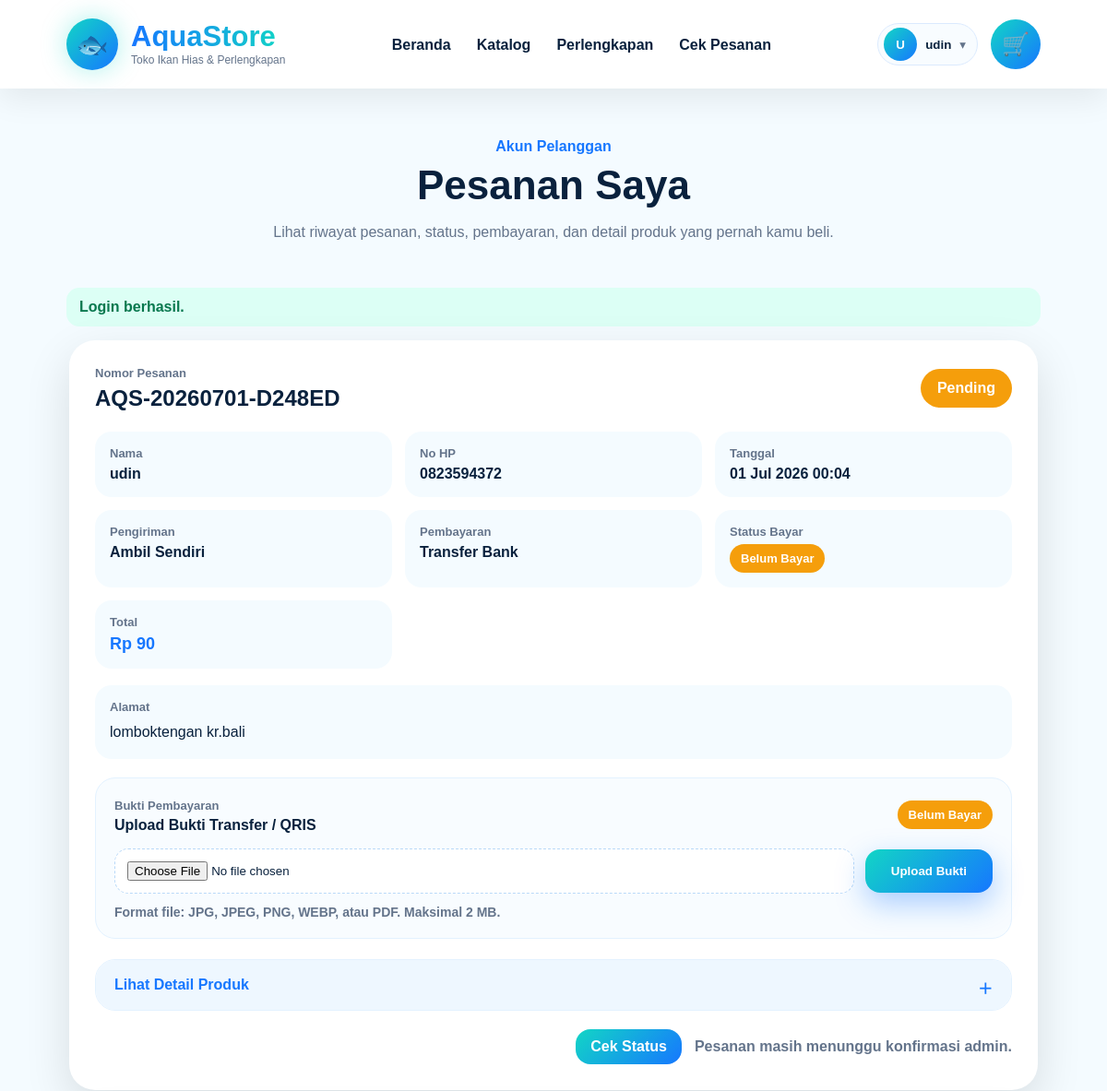
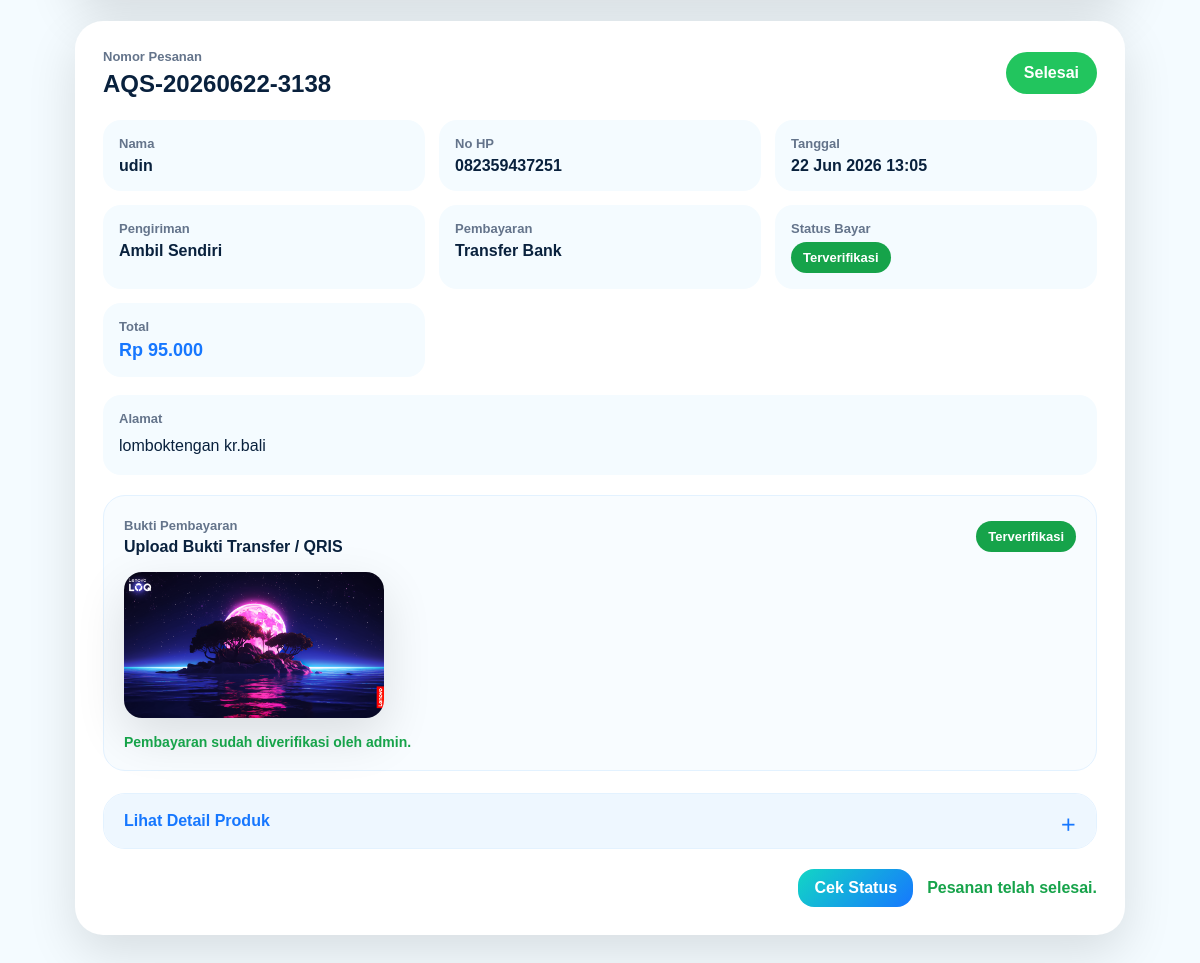
The app's page /pelanggan/pesanan-saya.php (signed in) with its own data (2 pictures, top to bottom).
### tables this page shows
CREATE TABLE `pesanan` (
  `id` int(11) NOT NULL,
  `pelanggan_id` int(11) DEFAULT NULL,
  `nomor_pesanan` varchar(50) NOT NULL,
  `nama_pelanggan` varchar(100) NOT NULL,
  `no_hp` varchar(30) NOT NULL,
  `alamat` text NOT NULL,
  `metode_pengiriman` varchar(50) NOT NULL,
  `metode_bayar` varchar(50) NOT NULL,
  `bukti_pembayaran` varchar(255) DEFAULT NULL,
  `status_pembayaran` enum('Belum Bayar','Menunggu Verifikasi','Terverifikasi','Ditolak') DEFAULT 'Belum Bayar',
  `catatan_pembayaran` text DEFAULT NULL,
  `total_harga` int(11) NOT NULL,
  `status` enum('Pending','Diproses','Dikirim','Selesai') DEFAULT 'Pending',
  `created_at` timestamp NOT NULL DEFAULT current_timestamp()
);

### pelanggan/pesanan-saya.php (the view, shortened to what this page needs)
<?php
require "../config/db.php";
$userId = $_SESSION['user']['id'];
$stmt = $pdo->prepare("
    SELECT *
    FROM pesanan
    WHERE pelanggan_id = ?
    ORDER BY id DESC
");
$stmt->execute([$userId]);
$pesanan = $stmt->fetchAll();
function status_class_customer($status)
{
    $status = strtolower($status);
    if ($status === 'pending')
        return 'status-pending';
    if ($status === 'selesai')
        return 'status-selesai';
    return 'status-pending';
}
function status_pembayaran_class($status)
{
    $status = strtolower($status ?? 'belum bayar');
    if ($status === 'belum bayar')
        return 'payment-unpaid';
    if ($status === 'terverifikasi')
        return 'payment-verified';
    return 'payment-unpaid';
}
function tanggal_pesanan($data)
{
    if (!empty($data['created_at'])) {
        return date('d M Y H:i', strtotime($data['created_at']));
    }
    return '-';
}
function is_image_file($file)
{
    $ext = strtolower(pathinfo($file, PATHINFO_EXTENSION));
    return in_array($ext, ['jpg', 'jpeg', 'png', 'webp'], true);
}
?>
<!DOCTYPE html>
<html lang="id">
<head>
    <link rel="stylesheet" href="../assets/css/style.css?v=330">
</head>
<body>
    <?php include "../components/navbar.php"; ?>
    <section class="my-order-section">
        <div class="section-title">
            <span>Akun Pelanggan</span>
            <h2>Pesanan Saya</h2>
            <p>Lihat riwayat pesanan, status, pembayaran, dan detail produk yang pernah kamu beli.</p>
        </div>
        <?php if (!$pesanan): ?>
            <div class="empty-box">
                <h2>Belum Ada Pesanan</h2>
                <p>Kamu belum memiliki riwayat pesanan.</p>
                <a href="katalog.php" class="hero-button">
                    Mulai Belanja
                </a>
            </div>
        <?php else: ?>
            <div class="my-order-container">
                <?php foreach ($pesanan as $p): ?>
                    <?php
                    $statusPembayaran = $p['status_pembayaran'] ?? 'Belum Bayar';
                    $buktiPembayaran = $p['bukti_pembayaran'] ?? '';
                    ?>
                    <div class="my-order-card">
                        <div class="my-order-top">
                            <div>
                                <span>Nomor Pesanan</span>
                                <h3><?= e($p['nomor_pesanan']) ?></h3>
                            </div>
                            <div class="status-badge <?= status_class_customer($p['status']) ?>">
                                <?= e($p['status']) ?>
                            </div>
                        </div>
                        <div class="my-order-info">
                            <div>
                                <span>Nama</span>
                                <b><?= e($p['nama_pelanggan']) ?></b>
                            </div>
                            <div>
                                <span>No HP</span>
                                <b><?= e($p['no_hp']) ?></b>
                            </div>
                            <div>
                                <span>Tanggal</span>
                                <b><?= tanggal_pesanan($p) ?></b>
                            </div>
                            <div>
                                <span>Pengiriman</span>
                                <b><?= e($p['metode_pengiriman']) ?></b>
                            </div>
                            <div>
                                <span>Pembayaran</span>
                                <b><?= e($p['metode_bayar']) ?></b>
                            </div>
                            <div>
                                <span>Status Bayar</span>
                                <b class="payment-status <?= status_pembayaran_class($statusPembayaran) ?>">
                                    <?= e($statusPembayaran) ?>
                                </b>
                            </div>
                            <div>
                                <span>Total</span>
                                <b class="order-price"><?= rupiah($p['total_harga']) ?></b>
                            </div>
                        </div>
                        <div class="my-order-address">
                            <span>Alamat</span>
                            <p><?= e($p['alamat']) ?></p>
                        </div>
                        <?php if ($p['metode_bayar'] !== 'COD'): ?>
                            <div class="payment-proof-box">
                                <div class="payment-proof-header">
                                    <div>
                                        <span>Bukti Pembayaran</span>
                                        <h4>Upload Bukti Transfer / QRIS</h4>
                                    </div>
                                    <b class="payment-status <?= status_pembayaran_class($statusPembayaran) ?>">
                                        <?= e($statusPembayaran) ?>
                                    </b>
                                </div>
                                <?php if (!empty($buktiPembayaran)): ?>
                                    <div class="proof-current">
                                        <?php if (is_image_file($buktiPembayaran)): ?>
                                            <img src="../uploads/bukti/<?= e($buktiPembayaran) ?>" alt="Bukti pembayaran" class="proof-img">
                                        <?php else: ?>
                                            <a href="../uploads/bukti/<?= e($buktiPembayaran) ?>" target="_blank" class="proof-file-link">
                                                Lihat File Bukti Pembayaran
                                            </a>
                                        <?php endif; ?>
                                    </div>
                                <?php endif; ?>
                                <?php if ($statusPembayaran !== 'Terverifikasi'): ?>
                                    <form action="../proses/upload-bukti.php" method="POST" enctype="multipart/form-data"
                                        class="proof-upload-form">
                                        <input type="file" name="bukti" accept="image/*,.pdf" required>
                                        <button class="hero-button" type="submit">
                                            <?= !empty($buktiPembayaran) ? 'Upload Ulang Bukti' : 'Upload Bukti' ?>
                                        </button>
                                    </form>
                                    <p class="proof-note">
                                        Format file: JPG, JPEG, PNG, WEBP, atau PDF. Maksimal 2 MB.
                                    </p>
                                <?php else: ?>
                                    <p class="proof-note success">
                                        Pembayaran sudah diverifikasi oleh admin.
                                    </p>
                                <?php endif; ?>
                            </div>
                        <?php endif; ?>
                        <details class="order-detail-box">
                            <summary>
                                Lihat Detail Produk
                            </summary>
                        </details>
                        <div class="my-order-actions">
                            <a href="cek-pesanan.php?nomor=<?= urlencode($p['nomor_pesanan']) ?>" class="mini-button">
                                Cek Status
                            </a>
                            <?php if ($p['status'] === 'Pending'): ?>
                                <span class="order-help-text">
                                    Pesanan masih menunggu konfirmasi admin.
                                </span>
                            <?php elseif ($p['status'] === 'Diproses'): ?>
                                <span class="order-help-text">
                                    Pesanan sedang diproses oleh admin.
                                </span>
                            <?php elseif ($p['status'] === 'Dikirim'): ?>
                                <span class="order-help-text">
                                    Pesanan sedang dalam pengiriman.
                                </span>
                            <?php elseif ($p['status'] === 'Selesai'): ?>
                                <span class="order-help-text success">
                                    Pesanan telah selesai.
                                </span>
                            <?php endif; ?>
                        </div>
                    </div>
                <?php endforeach; ?>
            </div>
        <?php endif; ?>
    </section>
</body>
</html>

### assets/css/style.css (style rules this page uses)
:root { --dark: #031426; --dark2: #062847; --blue: #1677ff; --cyan: #12d6c5; --white: #fff; --soft: #f4fbff; --text: #09213d; --muted: #64748b; --danger: #ff4d6d; --shadow: 0 18px 50px rgba(0, 0, 0, .12); --radius: 24px }
* { margin: 0; padding: 0; box-sizing: border-box }
body { font-family: 'Poppins', Arial, sans-serif; background: var(--soft); color: var(--text); overflow-x: hidden }
a { text-decoration: none; color: inherit }
img { max-width: 100%; display: block }
.hero-button, .login-button, .mini-button { border: none; cursor: pointer; font-weight: 800; border-radius: 16px; transition: .25s }
.hero-button, .login-button { display: inline-flex; justify-content: center; align-items: center; gap: 10px; padding: 16px 28px; color: white; background: linear-gradient(135deg, var(--cyan), var(--blue)); box-shadow: 0 12px 32px rgba(22, 119, 255, .35) }
.mini-button { display: inline-block; padding: 10px 16px; color: white; background: linear-gradient(135deg, var(--cyan), var(--blue)) }
.section-title { text-align: center; margin-bottom: 45px }
.section-title span { color: var(--blue); font-weight: 900 }
.section-title h2 { margin-top: 8px; font-size: 44px; color: var(--text) }
.status-badge { padding: 12px 18px; border-radius: 999px; color: white; font-weight: 900; }
.status-pending { background: #f59e0b; }
.status-selesai { background: #16a34a; }
.status-pending { background: #f59e0b !important; }
.status-selesai { background: #22c55e !important; }
.my-order-section { min-height: 100vh; padding: 150px 6% 80px; background: var(--soft); }
.my-order-section .section-title p { max-width: 720px; margin: 12px auto 0; color: var(--muted); line-height: 1.8; }
.my-order-container { max-width: 1050px; margin: auto; display: grid; gap: 22px; }
.my-order-card { padding: 28px; border-radius: 28px; background: white; box-shadow: var(--shadow); }
.my-order-top { display: flex; justify-content: space-between; gap: 16px; align-items: center; margin-bottom: 22px; }
.my-order-top span, .my-order-info span, .my-order-address span { display: block; color: var(--muted); font-size: 13px; font-weight: 800; margin-bottom: 6px; }
.my-order-top h3 { color: var(--text); font-size: 24px; }
.my-order-info { display: grid; grid-template-columns: repeat(3, 1fr); gap: 14px; margin-bottom: 18px; }
.my-order-info div, .my-order-address { padding: 16px; border-radius: 18px; background: #f4fbff; }
.my-order-info b { color: var(--text); }
.my-order-info .order-price { color: var(--blue); font-size: 18px; }
.my-order-address p { color: var(--text); line-height: 1.7; }
.my-order-actions { margin-top: 20px; display: flex; justify-content: flex-end; }
.order-detail-box { margin-top: 22px; border-radius: 22px; background: #f8fcff; overflow: hidden; border: 1px solid #e3f2ff; }
.order-detail-box summary { padding: 18px 20px; cursor: pointer; font-weight: 900; color: var(--blue); background: #eef7ff; list-style: none; }
.order-detail-box summary::after { content: "＋"; float: right; font-weight: 900; }
.my-order-actions { align-items: center; gap: 14px; flex-wrap: wrap; }
.order-help-text { color: var(--muted); font-weight: 700; }
.order-help-text.success { color: #16a34a; }
.payment-proof-box { margin-top: 20px; padding: 20px; border-radius: 22px; background: #f8fcff; border: 1px solid #e3f2ff; }
.payment-proof-header { display: flex; justify-content: space-between; align-items: center; gap: 16px; margin-bottom: 16px; }
.payment-proof-header span { color: var(--muted); font-size: 13px; font-weight: 800; }
.payment-proof-header h4 { color: var(--text); margin-top: 4px; }
.payment-status { display: inline-block; padding: 8px 12px; border-radius: 999px; color: white !important; font-size: 13px; font-weight: 900; white-space: nowrap; }
.payment-unpaid { background: #f59e0b; }
.payment-verified { background: #16a34a; }
.proof-current { margin-bottom: 16px; }
.proof-img { max-width: 260px; border-radius: 18px; box-shadow: var(--shadow); }
.proof-upload-form { display: grid; grid-template-columns: 1fr auto; gap: 12px; align-items: center; }
.proof-upload-form input[type="file"] { padding: 13px; border: 1px dashed #b9d9f8; border-radius: 15px; background: white; }
.proof-note { margin-top: 12px; color: var(--muted); font-size: 14px; font-weight: 700; }
.proof-note.success { color: #16a34a; }

### records on screen
pesanan: nomor_pesanan "AQS-20260701-D248ED", status "Pending", nama_pelanggan "udin", no_hp "0823594372", created_at "01 Jul 2026 00:04", metode_pengiriman "Ambil Sendiri", metode_bayar "Transfer Bank", status_pembayaran "Belum Bayar", total_harga "Rp 90", alamat "lomboktengan kr.bali", shows "Upload Bukti", shows "Pesanan masih menunggu konfirmasi admin."
pesanan: nomor_pesanan "AQS-20260622-3138", status "Selesai", nama_pelanggan "udin", no_hp "082359437251", created_at "22 Jun 2026 13:05", metode_pengiriman "Ambil Sendiri", metode_bayar "Transfer Bank", status_pembayaran "Terverifikasi", total_harga "Rp 95.000", alamat "lomboktengan kr.bali", bukti_pembayaran (picture), shows "Pembayaran sudah diverifikasi oleh admin.", shows "Pesanan telah selesai."

### other values on screen
substr($_SESSION['user']['nama'] ?? 'U', 0, 1) "U"
$_SESSION['user']['nama'] "udin"
$flash['message'] "Login berhasil."
